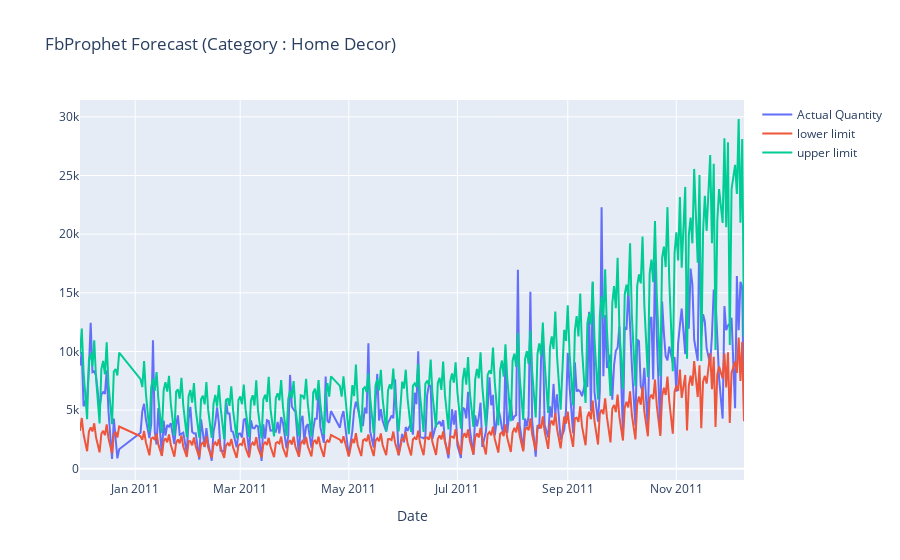

The cell this chart's notebook holds for it:
### Code cell
#Plot-4 Using plotly

trace1 = go.Scatter(x= df1['ds'], y=df1["yoriginal"],
                    name= 'Actual Quantity')

upper_limit = go.Scatter(name = 'upper limit',x= df1['ds'],
                         y = df_org['yhat_upper'])

lower_limit = go.Scatter(
    name= 'lower limit',x= df1['ds'],
    y = df_org['yhat_lower'])

data = [trace1, lower_limit, upper_limit]

layout = dict(title='FbProphet Forecast (Category : Home Decor) ',
             xaxis=dict(title = 'Date', ticklen=2, zeroline=True))

figure=dict(data=data,layout=layout)
py.offline.iplot(figure)

### Figure 1 — Plotly figure (JSON) as saved in the notebook; plotly's stock layout.template omitted (floating-point values rounded to 4 significant figures; data arrays with more than 128 entries replaced by an {"elided": "..."} marker saying what was removed)
{"data": [{"name": "Actual Quantity", "type": "scatter", "x": {"elided": "305 str values"}, "y": {"elided": "305 int values"}}, {"name": "lower limit", "type": "scatter", "x": {"elided": "305 str values"}, "y": {"elided": "369 float values"}}, {"name": "upper limit", "type": "scatter", "x": {"elided": "305 str values"}, "y": {"elided": "369 float values"}}], "layout": {"title": {"text": "FbProphet Forecast (Category : Home Decor) "}, "xaxis": {"ticklen": 2, "title": {"text": "Date"}, "zeroline": true}}}
